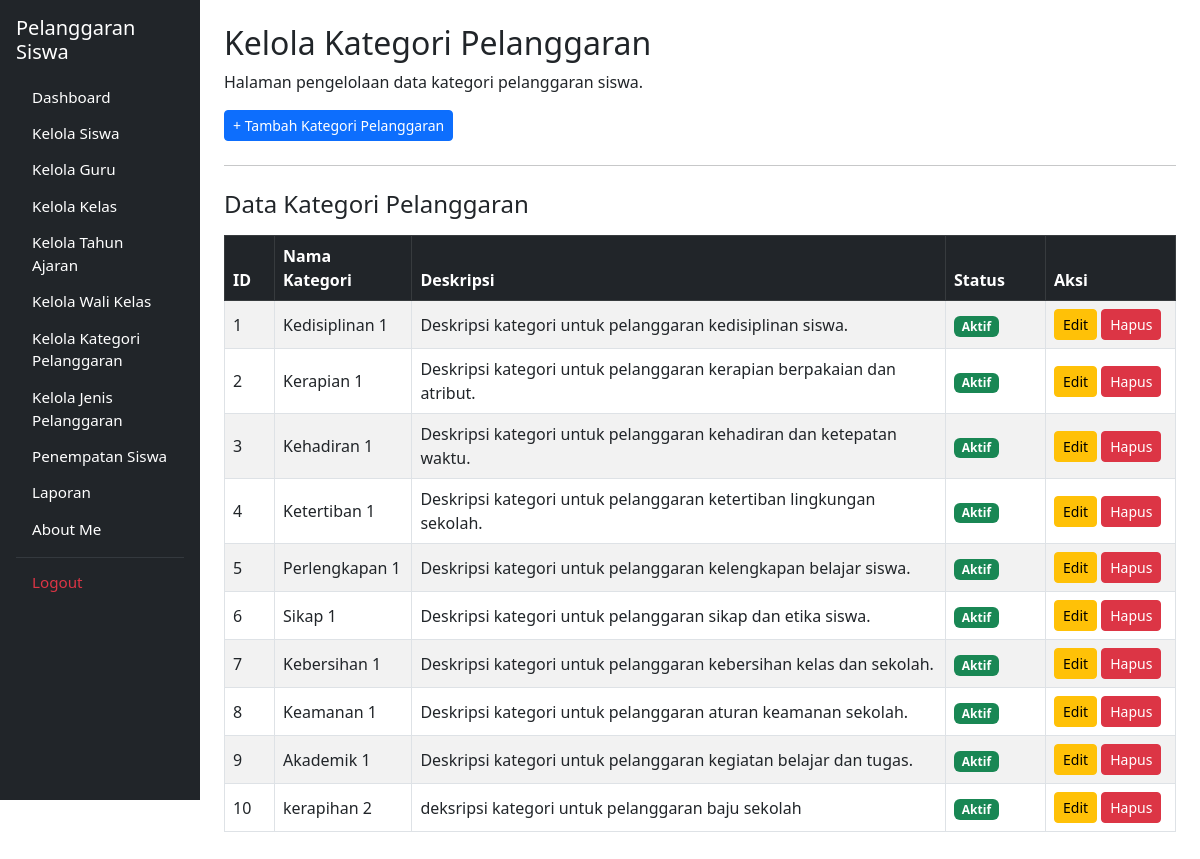
/kelola_kategori_pelanggaran.php (signed in), run on an earlier commit of the app's database.
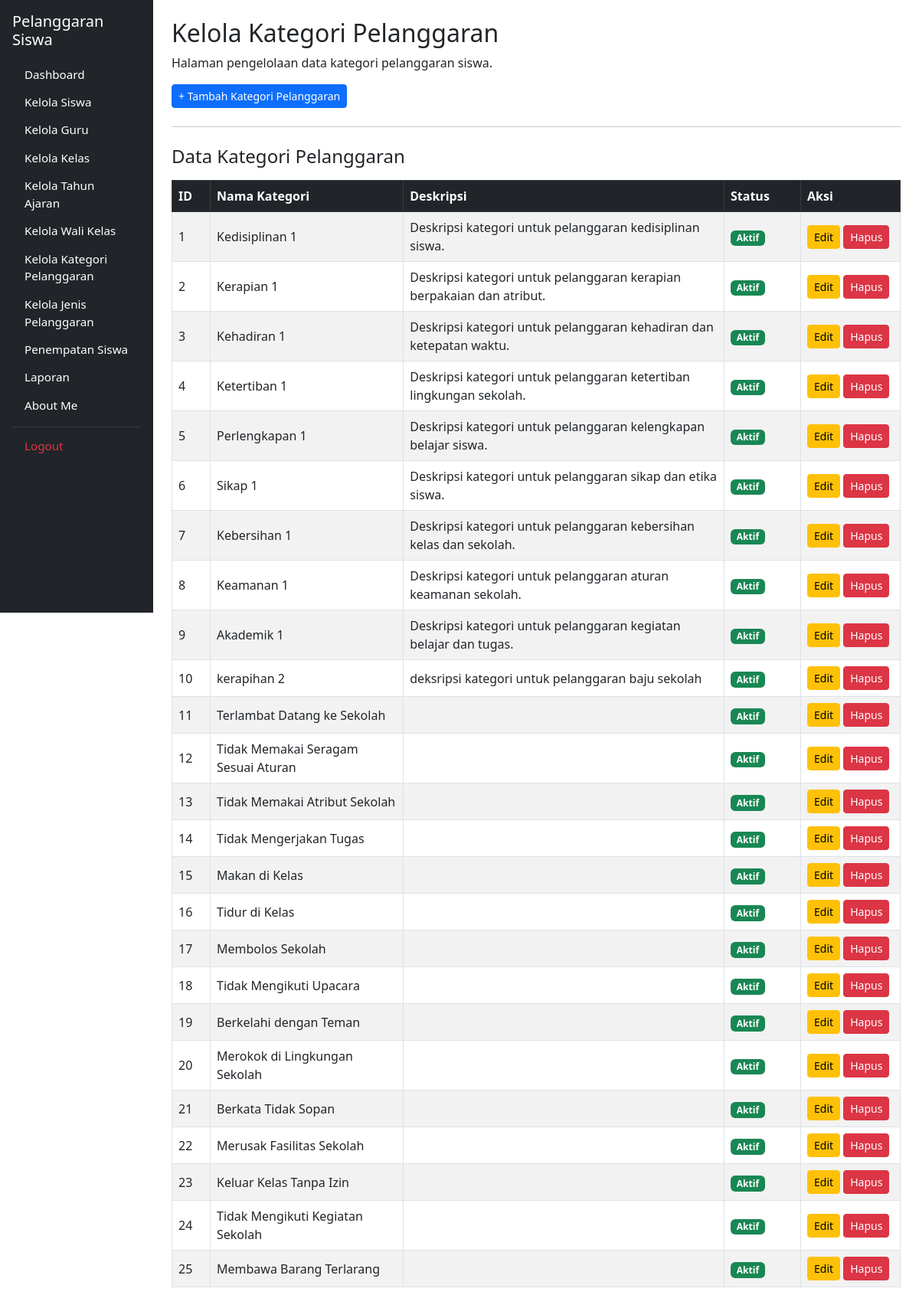
And on a later commit of the database.
### tables this page shows
CREATE TABLE `t_kategori_pelanggaran` (
  `id_kategori` int(11) NOT NULL,
  `nama_kategori` varchar(100) NOT NULL,
  `deskripsi` text DEFAULT NULL,
  `poin` int(11) NOT NULL DEFAULT 0
);

### kelola_kategori_pelanggaran.php (the view, shortened to what this page needs)
<?php
include 'config/koneksi.php';
$nama_tabel = 't_kategori_pelanggaran';
$query_data = mysqli_query($koneksi, "SELECT * FROM $nama_tabel ORDER BY id_kategori ASC");
?>
<!DOCTYPE html>
<html lang="id">
<head>
    <link href="https://cdn.jsdelivr.net/npm/bootstrap@5.3.0/dist/css/bootstrap.min.css" rel="stylesheet">
    <link rel="stylesheet" href="https://cdn.datatables.net/1.13.6/css/dataTables.bootstrap5.min.css">
</head>
<body>
<div class="container-fluid">
    <div class="row">
        <div class="col-md-3 col-lg-2 bg-dark p-3 sidebar-sticky">
            <h4 class="text-white mb-3 fs-5">
                Pelanggaran Siswa
            </h4>
            <ul class="nav nav-pills flex-column">
                <li class="nav-item">
                    <a href="dashboard.php" class="nav-link text-white">Dashboard</a>
                </li>
                <li class="nav-item">
                    <a href="kelola_siswa.php" class="nav-link text-white">Kelola Siswa</a>
                </li>
                <li class="nav-item">
                    <a href="kelola_guru.php" class="nav-link text-white">Kelola Guru</a>
                </li>
                <li class="nav-item">
                    <a href="kelola_kelas.php" class="nav-link text-white">Kelola Kelas</a>
                </li>
                <li class="nav-item">
                    <a href="kelola_tahun_ajaran.php" class="nav-link text-white">Kelola Tahun Ajaran</a>
                </li>
                <li class="nav-item">
                    <a href="kelola_wali_kelas.php" class="nav-link text-white">Kelola Wali Kelas</a>
                </li>
                <li class="nav-item">
                    <a href="kelola_kategori_pelanggaran.php" class="nav-link btn btn-primary text-white text-start">Kelola Kategori Pelanggaran</a>
                </li>
                <li class="nav-item">
                    <a href="kelola_jenis_pelanggaran.php" class="nav-link text-white">Kelola Jenis Pelanggaran</a>
                </li>
                <li class="nav-item">
                    <a href="penempatan_siswa.php" class="nav-link text-white">Penempatan Siswa</a>
                </li>
                <li class="nav-item">
                    <a href="pelanggaran.php" class="nav-link text-white">Laporan</a>
                </li>
                <li class="nav-item">
                    <a href="tentang_saya.php" class="nav-link text-white">About Me</a>
                </li>
                <hr class="text-secondary my-2">
                <li class="nav-item">
                    <a href="logout.php" class="nav-link text-danger">Logout</a>
                </li>
            </ul>
        </div>
        <main class="col-md-9 col-lg-10 p-4">
            <h2>Kelola Kategori Pelanggaran</h2>
            <p>Halaman pengelolaan data kategori pelanggaran siswa.</p>
            <div class="mb-3">
                <button class="btn btn-primary btn-sm" data-bs-toggle="modal" data-bs-target="#modalTambah">+ Tambah Kategori Pelanggaran</button>
            </div>
            <hr class="my-4">
            <h4 class="mb-3">Data Kategori Pelanggaran</h4>
            <div class="table-responsive">
                <table id="tabelKategori" class="table table-bordered table-striped align-middle" style="width:100%">
                    <thead class="table-dark">
                        <tr>
                            <th width="50">ID</th>
                            <th>Nama Kategori</th>
                            <th>Deskripsi</th>
                            <th width="100">Status</th>
                            <th width="130">Aksi</th>
                        </tr>
                    </thead>
                    <tbody>
                        <?php
                        $no = 1;
                        if ($query_data && mysqli_num_rows($query_data) > 0) :
                            while ($row = mysqli_fetch_assoc($query_data)) :
                        ?>
                        <tr>
                            <td><?= $no++; ?></td>
                            <td><?= htmlspecialchars($row['nama_kategori']); ?></td>
                            <td><?= htmlspecialchars($row['deskripsi']); ?></td>
                            <td>
                                <span class="badge bg-success">Aktif</span>
                            </td>
                            <td>
                                <button class="btn btn-warning btn-sm" data-bs-toggle="modal" data-bs-target="#editModal<?= $row['id_kategori']; ?>">Edit</button>
                                <a href="kelola_kategori_pelanggaran.php?hapus=<?= $row['id_kategori']; ?>"
                                   class="btn btn-danger btn-sm"
                                   onclick="return confirm('Yakin ingin menghapus kategori ini?')">
                                   Hapus
                                </a>
                            </td>
                        </tr>
                        <?php
                            endwhile;
                        endif;
                        ?>
                    </tbody>
                </table>
            </div>
        </main>
    </div>
</div>
</body>
</html>

### kelola_kategori_pelanggaran.php (style rules this page uses)
.sidebar-sticky { position: sticky; top: 0; height: 100vh; overflow-y: auto; }
.sidebar-sticky .nav-link { padding-top: 0.35rem !important; padding-bottom: 0.35rem !important; font-size: 0.95rem; }
.sidebar-sticky .nav-item { margin-bottom: 0.15rem !important; }

What changed in the data, as far as the page shows it:
added t_kategori_pelanggaran: nama_kategori "Terlambat Datang ke Sekolah"
added t_kategori_pelanggaran: nama_kategori "Tidak Memakai Seragam Sesuai Aturan"
added t_kategori_pelanggaran: nama_kategori "Tidak Memakai Atribut Sekolah"
added t_kategori_pelanggaran: nama_kategori "Tidak Mengerjakan Tugas"
added t_kategori_pelanggaran: nama_kategori "Makan di Kelas"
added t_kategori_pelanggaran: nama_kategori "Tidur di Kelas"
added t_kategori_pelanggaran: nama_kategori "Membolos Sekolah"
added t_kategori_pelanggaran: nama_kategori "Tidak Mengikuti Upacara"
added t_kategori_pelanggaran: nama_kategori "Berkelahi dengan Teman"
added t_kategori_pelanggaran: nama_kategori "Merokok di Lingkungan Sekolah"
added t_kategori_pelanggaran: nama_kategori "Berkata Tidak Sopan"
added t_kategori_pelanggaran: nama_kategori "Merusak Fasilitas Sekolah"
added t_kategori_pelanggaran: nama_kategori "Keluar Kelas Tanpa Izin"
added t_kategori_pelanggaran: nama_kategori "Tidak Mengikuti Kegiatan Sekolah"
added t_kategori_pelanggaran: nama_kategori "Membawa Barang Terlarang"
